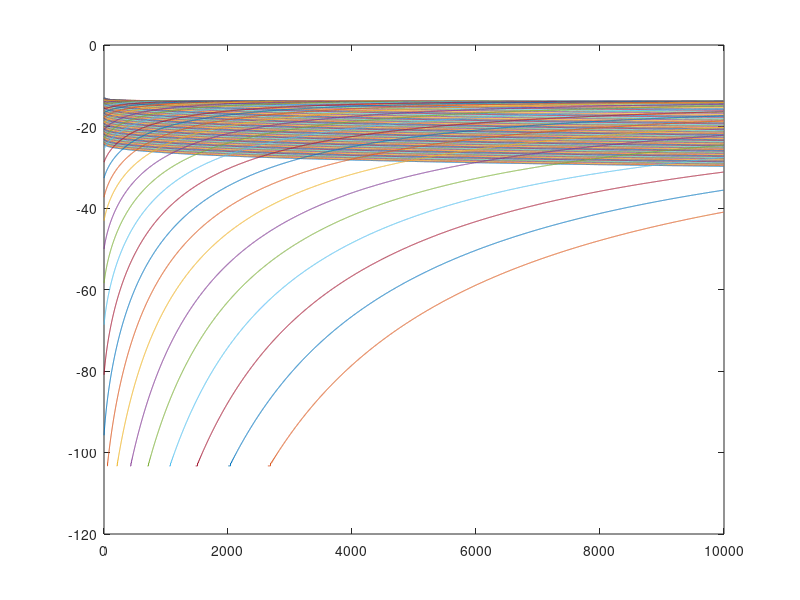
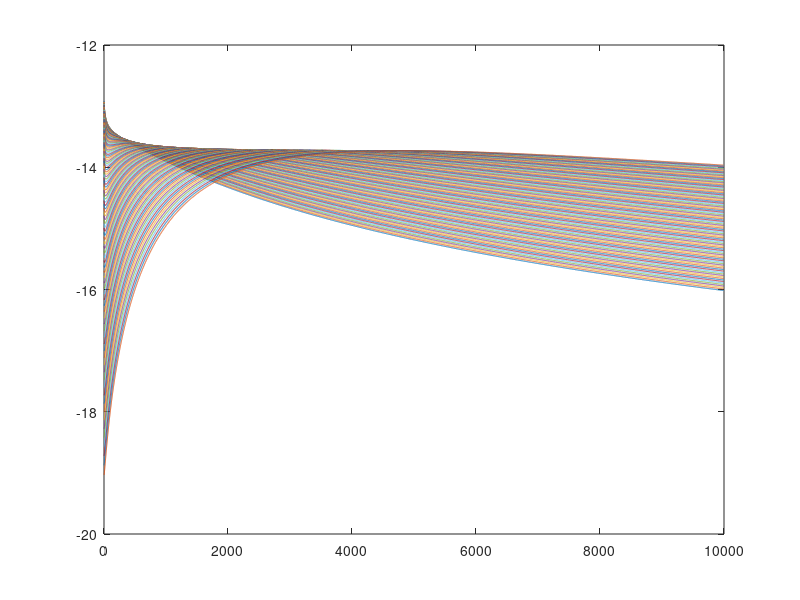
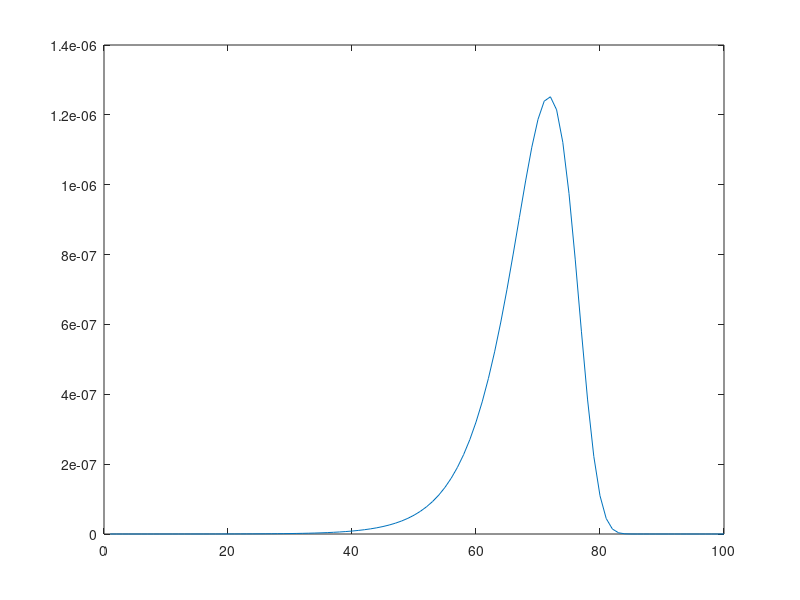

MATLAB code to generate these figures, in order:
%function temp1 = g_func_env_tst(g_st,v_avg,r,sz,b)
clc;
close all;
clearvars;
tic

tic
g_st = single(logspace(-7,1,100));
%g_st = g_st';
v_avg = single(3.3373);
r = single(40.830);
sz = single(10000);
w_len = single(1000);
t_end = single(100);
b = single(0.028)*0;

    %temp1 = zeros(1,sz,'single');
    
    t_len = single(sz/100);

    tcons = single(r/v_avg);
    
    
    tm = (tcons:0.01:(t_len+tcons-0.01))';
    %length(tm)
    %scndtrm_p5 = zeros(sz,1,'single');
    
    %trm_1 = zeros(sz,1,'single');
    
    log_fctr = -v_avg*tm*g_st;
    frstrm = 1/(4*pi*r^2);
    fctr_tmp1 = log_fctr(1) + log(frstrm) - b(1) * tm(1);
    trm_1 = exp(fctr_tmp1);
    
    log_scndtrm_p1 = -1.5*(log(4*pi*v_avg)-log(3*g_st));
    log_scndtrm_p2 = (-1.5)*log(tm);
    log_scndtrm_p3 = log(1 - r^2./(v_avg^2*tm.^2))*0.125;
    log_cmb_123 = log_scndtrm_p2 + log_scndtrm_p3 + log_scndtrm_p1;
    scndtrm_p4_var = (exp(6*log_scndtrm_p3)*v_avg.*tm)* g_st;
    log_scndtrm_p4 = scndtrm_p4_var + 0.5 * log(bsxfun(@plus,1,...
        bsxfun(@rdivide,2.026,scndtrm_p4_var)));
    fctr_tmp2 = log_scndtrm_p4 + log_cmb_123 + log_fctr;
    trm_2 = exp(fctr_tmp2- b(1)*tm);
    trm_2(1) = trm_1;
    temp1 = trm_2;
    
    figure(1);
    
    for i=1:100
    plot(log(temp1(10:10000,i)));
    hold on;
    end
    hold off;
    
    figure(3);
    
    plot(temp1(500,:));
    
    g_tmp = g_st;
    
    clearvars -except g_tmp
    
    g_st = single(logspace(log10(g_tmp(70)),log10(g_tmp(80)),100));
    %g_st = g_st';
    v_avg = single(3.3373);
    r = single(40.830);
    sz = single(10000);
    w_len = single(1000);
    t_end = single(100);
    b = single(0.028)*0;

    %temp1 = zeros(1,sz,'single');
    
    t_len = single(sz/100);

    tcons = single(r/v_avg);
    
    
    tm = (tcons:0.01:(t_len+tcons-0.01))';
    %length(tm)
    %scndtrm_p5 = zeros(sz,1,'single');
    
    %trm_1 = zeros(sz,1,'single');
    
    log_fctr = -v_avg*tm*g_st;
    frstrm = 1/(4*pi*r^2);
    fctr_tmp1 = log_fctr(1) + log(frstrm) - b(1) * tm(1);
    trm_1 = exp(fctr_tmp1);
    
    log_scndtrm_p1 = -1.5*(log(4*pi*v_avg)-log(3*g_st));
    log_scndtrm_p2 = (-1.5)*log(tm);
    log_scndtrm_p3 = log(1 - r^2./(v_avg^2*tm.^2))*0.125;
    log_cmb_123 = log_scndtrm_p2 + log_scndtrm_p3 + log_scndtrm_p1;
    scndtrm_p4_var = (exp(6*log_scndtrm_p3)*v_avg.*tm)* g_st;
    log_scndtrm_p4 = scndtrm_p4_var + 0.5 * log(bsxfun(@plus,1,...
        bsxfun(@rdivide,2.026,scndtrm_p4_var)));
    fctr_tmp2 = log_scndtrm_p4 + log_cmb_123 + log_fctr;
    trm_2 = exp(fctr_tmp2- b(1)*tm);
    trm_2(1) = trm_1;
    temp1 = trm_2;
    
    figure(2);
    
    for i=1:100
    plot(log(temp1(10:10000,i)));
    hold on;
    end
    hold off;
    %toc

%end